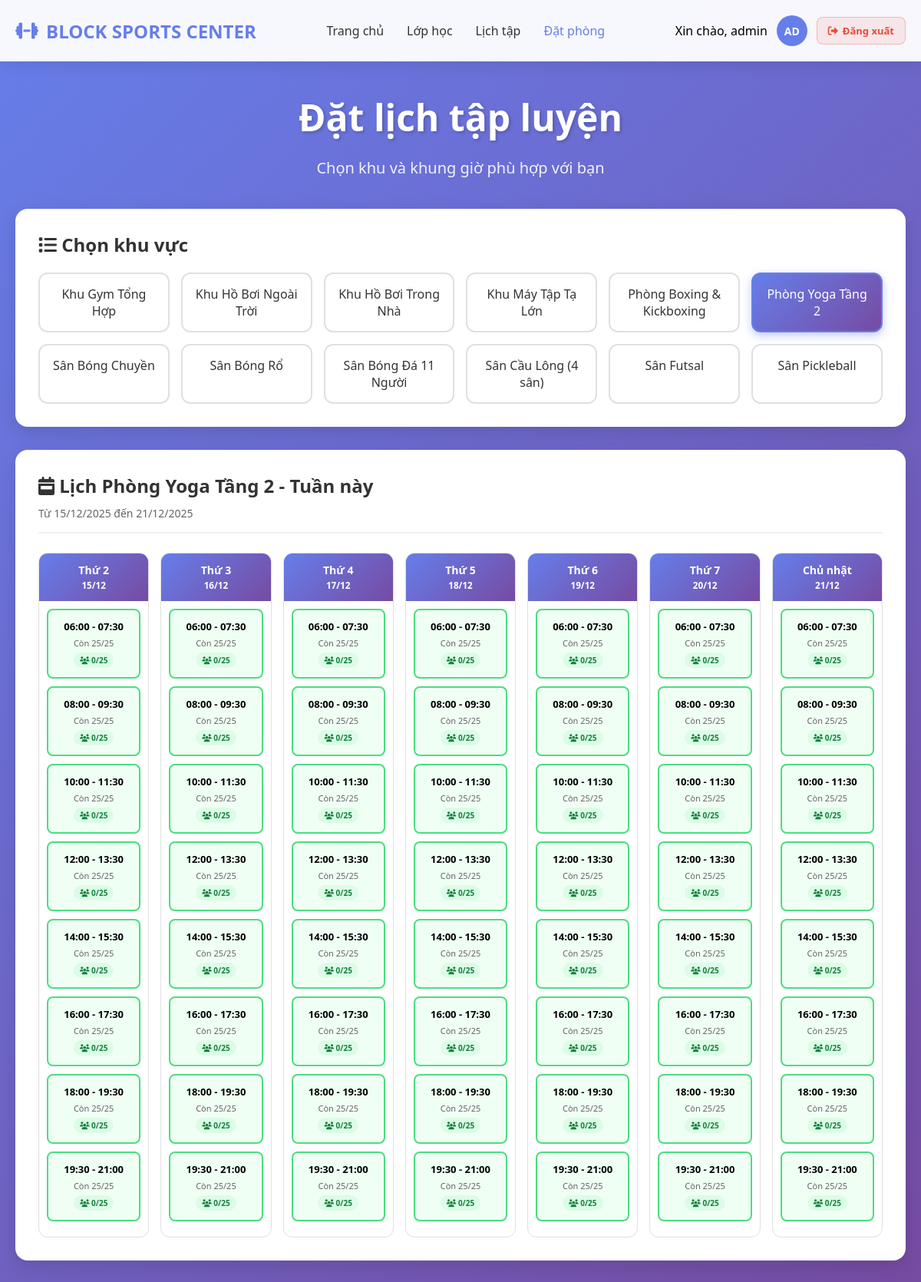
The page /public/user/booking.php?area=3 (signed in) on the database its author committed.
### tables this page shows
CREATE TABLE `khu` (
  `MAKHU` int(10) UNSIGNED NOT NULL,
  `TENKHU` varchar(100) NOT NULL,
  `LOAIKHU` varchar(10) DEFAULT NULL
);

CREATE TABLE `phong` (
  `MAPHONG` int(10) UNSIGNED NOT NULL,
  `MAKHU` int(10) UNSIGNED NOT NULL,
  `TENPHONG` varchar(100) NOT NULL,
  `SUCCHUA` int(10) UNSIGNED NOT NULL,
  `GHICHU` text DEFAULT NULL,
  `HOATDONG` tinyint(1) NOT NULL DEFAULT 1,
  `CALO_MOI_GIO` int(11) NOT NULL DEFAULT 0 COMMENT 'Calo tiêu thụ trung bình mỗi giờ'
);

### public/user/booking.php (the view, shortened to what this page needs)
<?php
$db = Database::getInstance()->getConnection();
$checkMemberQuery = "SELECT MAHV FROM hoivien WHERE MAHV = ? AND TRANGTHAI = 'ACTIVE'";
$checkMemberStmt = $db->prepare($checkMemberQuery);
$checkMemberStmt->execute([$_SESSION['user_id']]);
$isMember = $checkMemberStmt->fetch(PDO::FETCH_ASSOC);
$sessionName = $_SESSION['fullname'] ?? $_SESSION['username'] ?? 'Khách';
$avatar = mb_strtoupper(mb_substr(trim($sessionName), 0, 2, 'UTF-8'), 'UTF-8');
$user = [
    'name'      => $sessionName,
    'member_id' => 'HV' . str_pad($_SESSION['user_id'], 4, '0', STR_PAD_LEFT),
    'avatar'    => $avatar,
];
$areasQuery = "SELECT MAKHU, TENKHU, LOAIKHU FROM khu ORDER BY TENKHU";
$areasStmt = $db->query($areasQuery);
$areas = $areasStmt->fetchAll(PDO::FETCH_ASSOC);
$selectedArea = $_GET['area'] ?? ($areas[0]['MAKHU'] ?? null);
$areaInfo = null;
if ($selectedArea) {
    $areaInfoQuery = "SELECT * FROM khu WHERE MAKHU = ?";
    $areaInfoStmt = $db->prepare($areaInfoQuery);
    $areaInfoStmt->execute([$selectedArea]);
    $areaInfo = $areaInfoStmt->fetch(PDO::FETCH_ASSOC);
}
$rooms = [];
if ($selectedArea) {
    $roomsQuery = "SELECT MAPHONG, TENPHONG, SUCCHUA FROM phong WHERE MAKHU = ? AND HOATDONG = 1";
    $roomsStmt = $db->prepare($roomsQuery);
    $roomsStmt->execute([$selectedArea]);
    $rooms = $roomsStmt->fetchAll(PDO::FETCH_ASSOC);
}
$startOfWeek = date('Y-m-d', strtotime('monday this week'));
$endOfWeek = date('Y-m-d', strtotime('sunday this week'));
$daysOfWeek = ['Monday', 'Tuesday', 'Wednesday', 'Thursday', 'Friday', 'Saturday', 'Sunday'];
$daysVN = ['Thứ 2', 'Thứ 3', 'Thứ 4', 'Thứ 5', 'Thứ 6', 'Thứ 7', 'Chủ nhật'];
$timeSlots = [
    '06:00 - 07:30',
    '08:00 - 09:30',
    '10:00 - 11:30',
    '12:00 - 13:30',
    '14:00 - 15:30',
    '16:00 - 17:30',
    '18:00 - 19:30',
    '19:30 - 21:00'
];
?>
<!DOCTYPE html>
<html lang="vi">
<head>
    <link rel="stylesheet" href="https://cdnjs.cloudflare.com/ajax/libs/font-awesome/6.4.0/css/all.min.css">
</head>
<body>
    <header class="header">
        <div class="header-container">
            <div class="logo">
                <i class="fas fa-dumbbell"></i>
                BLOCK SPORTS CENTER
            </div>
            <nav class="nav">
                <a href="/block-sports-center/public/index.php?page=user">Trang chủ</a>
                <a href="/block-sports-center/public/user/classes.php">Lớp học</a>
                <a href="/block-sports-center/public/user/schedule.php">Lịch tập</a>
                <a href="/block-sports-center/public/user/booking.php" class="active">Đặt phòng</a>
            </nav>
            <div class="user-menu">
                <span>Xin chào, <?php echo htmlspecialchars($user['name']); ?></span>
                <div class="user-avatar"><?php echo htmlspecialchars($user['avatar']); ?></div>
                <a href="/block-sports-center/public/index.php?page=logout" class="logout-link">
                    <i class="fas fa-sign-out-alt"></i> Đăng xuất
                </a>
            </div>
        </div>
    </header>
    <section class="hero">
        <h1>Đặt lịch tập luyện</h1>
        <p>Chọn khu và khung giờ phù hợp với bạn</p>
    </section>
    <section class="booking-section">
        <div class="area-selector">
            <h2><i class="fas fa-list"></i> Chọn khu vực</h2>
            <div class="area-grid">
                <?php foreach ($areas as $area): ?>
                    <a href="?area=<?= $area['MAKHU'] ?>"
                       class="area-btn <?= $selectedArea == $area['MAKHU'] ? 'active' : '' ?>">
                        <?= htmlspecialchars($area['TENKHU']) ?>
                    </a>
                <?php endforeach; ?>
            </div>
        </div>
        <?php if ($areaInfo): ?>
            <div class="schedule-container">
                <div class="schedule-header">
                    <h2>
                        <i class="fas fa-calendar-week"></i>
                        Lịch <?= htmlspecialchars($areaInfo['TENKHU']) ?> - Tuần này
                    </h2>
                    <div class="week-info">
                        Từ <?= date('d/m/Y', strtotime($startOfWeek)) ?>
                        đến <?= date('d/m/Y', strtotime($endOfWeek)) ?>
                    </div>
                </div>
                <?php if (count($rooms) > 0): ?>
                    <div class="schedule-grid">
                        <?php foreach ($daysOfWeek as $index => $day): ?>
                            <div class="day-column">
                                <div class="day-header">
                                    <?= $daysVN[$index] ?><br>
                                    <small><?= date('d/m', strtotime($startOfWeek . ' +' . $index . ' days')) ?></small>
                                </div>
                                <div class="time-slots">
                                    <?php foreach ($timeSlots as $timeSlot): ?>
                                        <?php
                                        $slotDate = date('Y-m-d', strtotime($startOfWeek . ' +' . $index . ' days'));
                                        $firstRoom = $rooms[0];
                                        $currentBookings = 0;
                                        $maxCapacity = (int)$firstRoom['SUCCHUA'];
                                        $isFull = $currentBookings >= $maxCapacity;
                                        $isAlmostFull = $currentBookings >= ($maxCapacity * 0.8);
                                        $isDisabled = !$isMember;
                                        $cssClass = '';
                                        $slotText = '';
                                        if ($isDisabled) {
                                            $slotText = 'Không khả dụng';
                                        } elseif ($isFull) {
                                            $slotText = 'Đã đầy';
                                        } else {
                                            $slotText = "Còn " . ($maxCapacity - $currentBookings) . "/" . $maxCapacity;
                                        }
                                        $badgeClass = '';
                                        if ($isFull) {
                                            $badgeClass = 'full';
                                        } elseif ($isAlmostFull) {
                                            $badgeClass = 'almost-full';
                                        } else {
                                            $badgeClass = 'available';
                                        }
                                        $onclick = ($isFull || $isDisabled) ? '' : 'openBookingModal(' . $firstRoom['MAPHONG'] . ', \'' . $slotDate . '\', \'' . $timeSlot . '\', \'' . htmlspecialchars($firstRoom['TENPHONG'], ENT_QUOTES) . '\', ' . $currentBookings . ', ' . $maxCapacity . ')';
                                        ?>
                                        <div class="time-slot <?= $cssClass ?>"
                                             onclick="<?= $onclick ?>">
                                            <div class="time-text"><?= $timeSlot ?></div>
                                            <div class="slot-info"><?= $slotText ?></div>
                                            <?php if (!$isDisabled): ?>
                                                <span class="capacity-badge <?= $badgeClass ?>">
                                                    <i class="fas fa-users"></i> <?= $currentBookings ?>/<?= $maxCapacity ?>
                                                </span>
                                            <?php endif; ?>
                                        </div>
                                    <?php endforeach; ?>
                                </div>
                            </div>
                        <?php endforeach; ?>
                    </div>
                <?php endif; ?>
            </div>
        <?php endif; ?>
    </section>
</body>
</html>

### public/user/booking.php (style rules this page uses)
* { margin: 0; padding: 0; box-sizing: border-box; }
body { font-family: system-ui, -apple-system, 'Segoe UI', Roboto, sans-serif; background: linear-gradient(135deg, #667eea 0%, #764ba2 100%); min-height: 100vh; }
.header { background: rgba(255, 255, 255, 0.95); backdrop-filter: blur(10px); padding: 20px 0; box-shadow: 0 4px 20px rgba(0,0,0,0.1); position: sticky; top: 0; z-index: 100; }
.header-container { max-width: 1200px; margin: 0 auto; padding: 0 20px; display: flex; justify-content: space-between; align-items: center; }
.logo { font-size: 24px; font-weight: 700; color: #667eea; display: flex; align-items: center; gap: 10px; }
.nav { display: flex; gap: 30px; align-items: center; }
.nav a { color: #333; text-decoration: none; font-weight: 500; transition: color 0.3s; }
.nav a:hover, .nav a.active { color: #667eea; }
.user-menu { display: flex; align-items: center; gap: 12px; }
.user-avatar { width: 40px; height: 40px; border-radius: 50%; background: #667eea; display: flex; align-items: center; justify-content: center; color: white; font-weight: 600; font-size: 14px; }
.logout-link { display: inline-flex; align-items: center; gap: 6px; padding: 8px 14px; border-radius: 8px; background: rgba(231, 76, 60, 0.1); color: #e74c3c; font-size: 13px; font-weight: 600; text-decoration: none; transition: all 0.2s; border: 1px solid rgba(231, 76, 60, 0.3); }
.hero { max-width: 1200px; margin: 40px auto; padding: 0 20px; color: white; text-align: center; }
.hero h1 { font-size: 48px; margin-bottom: 20px; text-shadow: 2px 2px 4px rgba(0,0,0,0.2); }
.hero p { font-size: 20px; opacity: 0.9; }
.booking-section { max-width: 1200px; margin: 0 auto 40px; padding: 0 20px; }
.area-selector { background: white; border-radius: 16px; padding: 30px; margin-bottom: 30px; box-shadow: 0 8px 24px rgba(0,0,0,0.12); }
.area-selector h2 { font-size: 24px; margin-bottom: 20px; color: #333; }
.area-grid { display: grid; grid-template-columns: repeat(auto-fill, minmax(150px, 1fr)); gap: 15px; }
.area-btn { padding: 15px; border: 2px solid #e0e0e0; border-radius: 12px; background: white; cursor: pointer; transition: all 0.3s; text-align: center; text-decoration: none; color: #333; font-weight: 500; }
.area-btn.active { border-color: #667eea; background: linear-gradient(135deg, #667eea 0%, #764ba2 100%); color: white; box-shadow: 0 4px 12px rgba(102, 126, 234, 0.4); }
.schedule-container { background: white; border-radius: 16px; padding: 30px; box-shadow: 0 8px 24px rgba(0,0,0,0.12); }
.schedule-header { margin-bottom: 25px; padding-bottom: 15px; border-bottom: 2px solid #f0f0f0; }
.schedule-header h2 { font-size: 24px; color: #333; margin-bottom: 10px; }
.week-info { color: #666; font-size: 14px; }
.schedule-grid { display: grid; grid-template-columns: repeat(auto-fit, minmax(140px, 1fr)); gap: 15px; }
.day-column { border: 1px solid #e0e0e0; border-radius: 12px; overflow: hidden; }
.day-header { background: linear-gradient(135deg, #667eea 0%, #764ba2 100%); color: white; padding: 12px; text-align: center; font-weight: 600; font-size: 14px; }
.time-slots { padding: 10px; }
.time-slot { margin-bottom: 10px; padding: 12px; border: 2px solid #e0e0e0; border-radius: 8px; text-align: center; cursor: pointer; transition: all 0.3s; position: relative; background: #f0fff4; border-color: #4ade80; }
.time-text { font-weight: 600; font-size: 13px; margin-bottom: 5px; }
.slot-info { font-size: 11px; color: #666; }
.capacity-badge { display: inline-block; padding: 3px 8px; border-radius: 10px; font-size: 10px; font-weight: 700; margin-top: 5px; }
.capacity-badge.available { background: #dcfce7; color: #15803d; }

### rows shown on the page
khu: TENKHU "Khu Gym Tổng Hợp"
khu: TENKHU "Khu Hồ Bơi Ngoài Trời"
khu: TENKHU "Khu Hồ Bơi Trong Nhà"
khu: TENKHU "Khu Máy Tập Tạ Lớn"
khu: TENKHU "Phòng Boxing & Kickboxing"
khu: TENKHU "Phòng Yoga Tầng 2"
khu: TENKHU "Sân Bóng Chuyền"
khu: TENKHU "Sân Bóng Rổ"
khu: TENKHU "Sân Bóng Đá 11 Người"
khu: TENKHU "Sân Cầu Lông (4 sân)"
khu: TENKHU "Sân Futsal"
khu: TENKHU "Sân Pickleball"
phong: SUCCHUA "Còn 25/25", SUCCHUA "25"

### other values the page prints
$user['name'] "admin"
$user['avatar'] "AD"
$daysVN[$index] "Thứ 2"
$timeSlot "06:00 - 07:30"
$currentBookings "0"
$timeSlot "08:00 - 09:30"
$timeSlot "10:00 - 11:30"
$timeSlot "12:00 - 13:30"
$timeSlot "14:00 - 15:30"
$timeSlot "16:00 - 17:30"
$timeSlot "18:00 - 19:30"
$timeSlot "19:30 - 21:00"
$daysVN[$index] "Thứ 3"
$daysVN[$index] "Thứ 4"
$daysVN[$index] "Thứ 5"
